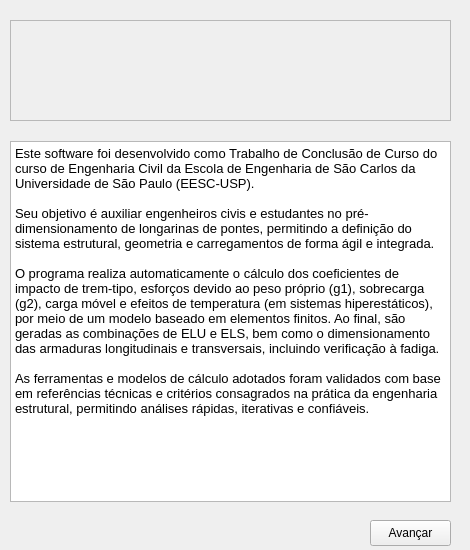
<?xml version="1.0" encoding="UTF-8"?>
<ui version="4.0">
 <class>janela_inicial</class>
 <widget class="QDialog" name="janela_inicial">
  <property name="geometry">
   <rect>
    <x>0</x>
    <y>0</y>
    <width>470</width>
    <height>550</height>
   </rect>
  </property>
  <property name="sizePolicy">
   <sizepolicy hsizetype="Fixed" vsizetype="Fixed">
    <horstretch>0</horstretch>
    <verstretch>0</verstretch>
   </sizepolicy>
  </property>
  <property name="minimumSize">
   <size>
    <width>470</width>
    <height>550</height>
   </size>
  </property>
  <property name="maximumSize">
   <size>
    <width>470</width>
    <height>550</height>
   </size>
  </property>
  <property name="windowTitle">
   <string>Boas-Vindas</string>
  </property>
  <widget class="QPlainTextEdit" name="texto">
   <property name="geometry">
    <rect>
     <x>10</x>
     <y>141</y>
     <width>441</width>
     <height>361</height>
    </rect>
   </property>
   <property name="font">
    <font>
     <pointsize>10</pointsize>
    </font>
   </property>
   <property name="readOnly">
    <bool>true</bool>
   </property>
   <property name="plainText">
    <string>Este software foi desenvolvido como Trabalho de Conclusão de Curso do curso de Engenharia Civil da Escola de Engenharia de São Carlos da Universidade de São Paulo (EESC-USP).

Seu objetivo é auxiliar engenheiros civis e estudantes no pré-dimensionamento de longarinas de pontes, permitindo a definição do sistema estrutural, geometria e carregamentos de forma ágil e integrada.

O programa realiza automaticamente o cálculo dos coeficientes de impacto de trem-tipo, esforços devido ao peso próprio (g1), sobrecarga (g2), carga móvel e efeitos de temperatura (em sistemas hiperestáticos), por meio de um modelo baseado em elementos finitos. Ao final, são geradas as combinações de ELU e ELS, bem como o dimensionamento das armaduras longitudinais e transversais, incluindo verificação à fadiga.

As ferramentas e modelos de cálculo adotados foram validados com base em referências técnicas e critérios consagrados na prática da engenharia estrutural, permitindo análises rápidas, iterativas e confiáveis.</string>
   </property>
  </widget>
  <widget class="QPushButton" name="avancar">
   <property name="geometry">
    <rect>
     <x>370</x>
     <y>520</y>
     <width>81</width>
     <height>26</height>
    </rect>
   </property>
   <property name="text">
    <string>Avançar</string>
   </property>
   <property name="autoDefault">
    <bool>false</bool>
   </property>
  </widget>
  <widget class="QFrame" name="logo">
   <property name="geometry">
    <rect>
     <x>10</x>
     <y>20</y>
     <width>441</width>
     <height>101</height>
    </rect>
   </property>
   <property name="frameShape">
    <enum>QFrame::Shape::StyledPanel</enum>
   </property>
   <property name="frameShadow">
    <enum>QFrame::Shadow::Raised</enum>
   </property>
  </widget>
 </widget>
 <resources/>
 <connections/>
</ui>
